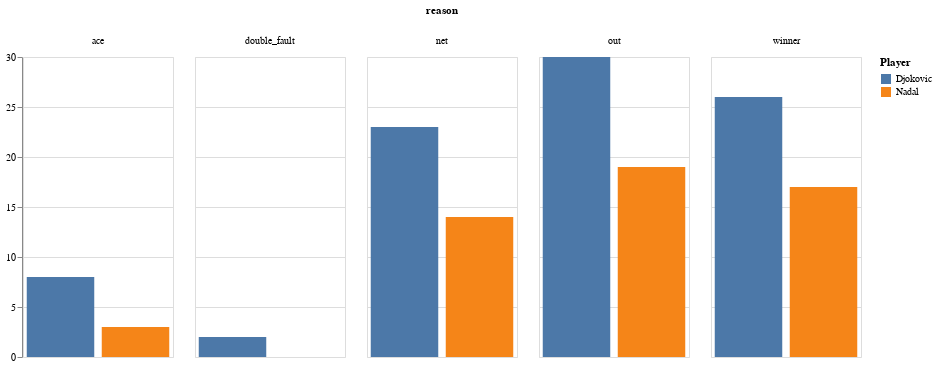

This figure's notebook cell:
### Markdown cell above
#### Points won by both players

### Code cell
alt.Chart(grouped_points).mark_bar().encode(
    x = alt.X('winner:O', axis = None),
    y = alt.Y('count:Q', title = None),
    color = alt.Color('winner:N',title = 'Player' ),
    column = 'reason:N',
    tooltip=['count']
).properties(width = 150)

### Figure 1 — Vega-Lite specification as saved in the notebook (floating-point values rounded to 4 significant figures)
{"$schema": "https://vega.github.io/schema/vega-lite/v4.0.2.json", "config": {"view": {"continuousHeight": 300, "continuousWidth": 400}}, "data": {"name": "data-c5d9a6b6192136802da6597a89261897"}, "datasets": {"data-c5d9a6b6192136802da6597a89261897": [{"count": 8, "reason": "ace", "winner": "Djokovic"}, {"count": 2, "reason": "double_fault", "winner": "Djokovic"}, {"count": 23, "reason": "net", "winner": "Djokovic"}, {"count": 30, "reason": "out", "winner": "Djokovic"}, {"count": 26, "reason": "winner", "winner": "Djokovic"}, {"count": 3, "reason": "ace", "winner": "Nadal"}, {"count": 14, "reason": "net", "winner": "Nadal"}, {"count": 19, "reason": "out", "winner": "Nadal"}, {"count": 17, "reason": "winner", "winner": "Nadal"}]}, "encoding": {"color": {"field": "winner", "title": "Player", "type": "nominal"}, "column": {"field": "reason", "type": "nominal"}, "tooltip": [{"field": "count", "type": "quantitative"}], "x": {"axis": null, "field": "winner", "type": "ordinal"}, "y": {"field": "count", "title": null, "type": "quantitative"}}, "mark": "bar", "width": 150}
